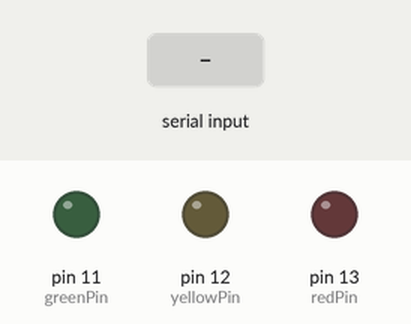
Simulated run of this sketch. Board: Arduino Uno, built with avr-gcc and run on an emulated ATmega328P. Parts: output pins drawn as LEDs (lit = HIGH). Inputs (shaded band) come from the test bench. What the sketch prints to the serial monitor is not drawn.

Above: at 1.2 s.
1.3 s: "r" received over Serial
At 2.9 s:
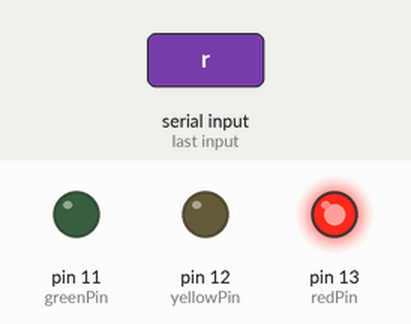
3.8 s: "y" received over Serial
At 6.0 s:
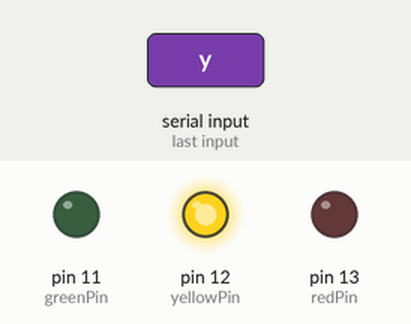
6.3 s: "g" received over Serial
At 7.9 s:
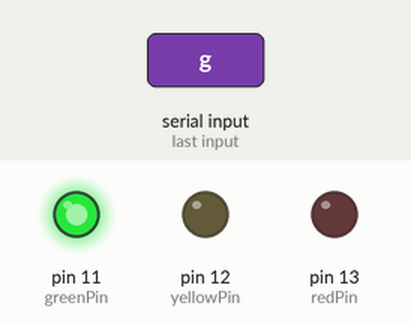
Timing chart, 0 to 9.4 s (numbered marks = the images above; inputs shaded):
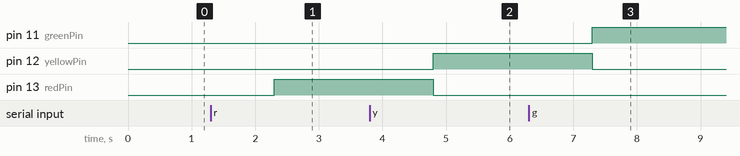

Measured:
- after the input at 1.3 s, pin 13 (redPin): LOW → HIGH after 1.0 s
- after the input at 3.8 s, pin 12 (yellowPin): LOW → HIGH after 1.0 s; pin 13 (redPin): HIGH → LOW after 1.0 s
- after the input at 6.3 s, pin 11 (greenPin): LOW → HIGH after 1.0 s; pin 12 (yellowPin): HIGH → LOW after 1.0 s

The sketch:

InputStringPinName.ino
```cpp
int redPin = 13;
int yellowPin = 12;
int greenPin = 11;
int dt = 300;

String msg = "What color LED? (r/y/g): ";
String errorMsg = "Error! Enter right color! (r/y/g)";
String pinSel;


void setup() {
  Serial.begin(9600);
  pinMode(redPin, OUTPUT);
  pinMode(yellowPin, OUTPUT);
  pinMode(greenPin, OUTPUT);
}


void loop() {
  Serial.print(msg);

  while (Serial.available() == 0) {
  }

  pinSel = Serial.readString();

  Serial.println(pinSel);


  if (pinSel == "r") {
    digitalWrite(redPin, HIGH);
    digitalWrite(yellowPin, LOW);
    digitalWrite(greenPin, LOW);
    delay(dt);
  }
  else if (pinSel == "y") {
    digitalWrite(redPin, LOW);
    digitalWrite(yellowPin, HIGH);
    digitalWrite(greenPin, LOW);
    delay(dt);
  }
  else if (pinSel == "g") {
    digitalWrite(redPin, LOW);
    digitalWrite(yellowPin, LOW);
    digitalWrite(greenPin, HIGH);
    delay(dt);
  }
  else {
    Serial.println(errorMsg);
  }

  delay(dt);
}
```
